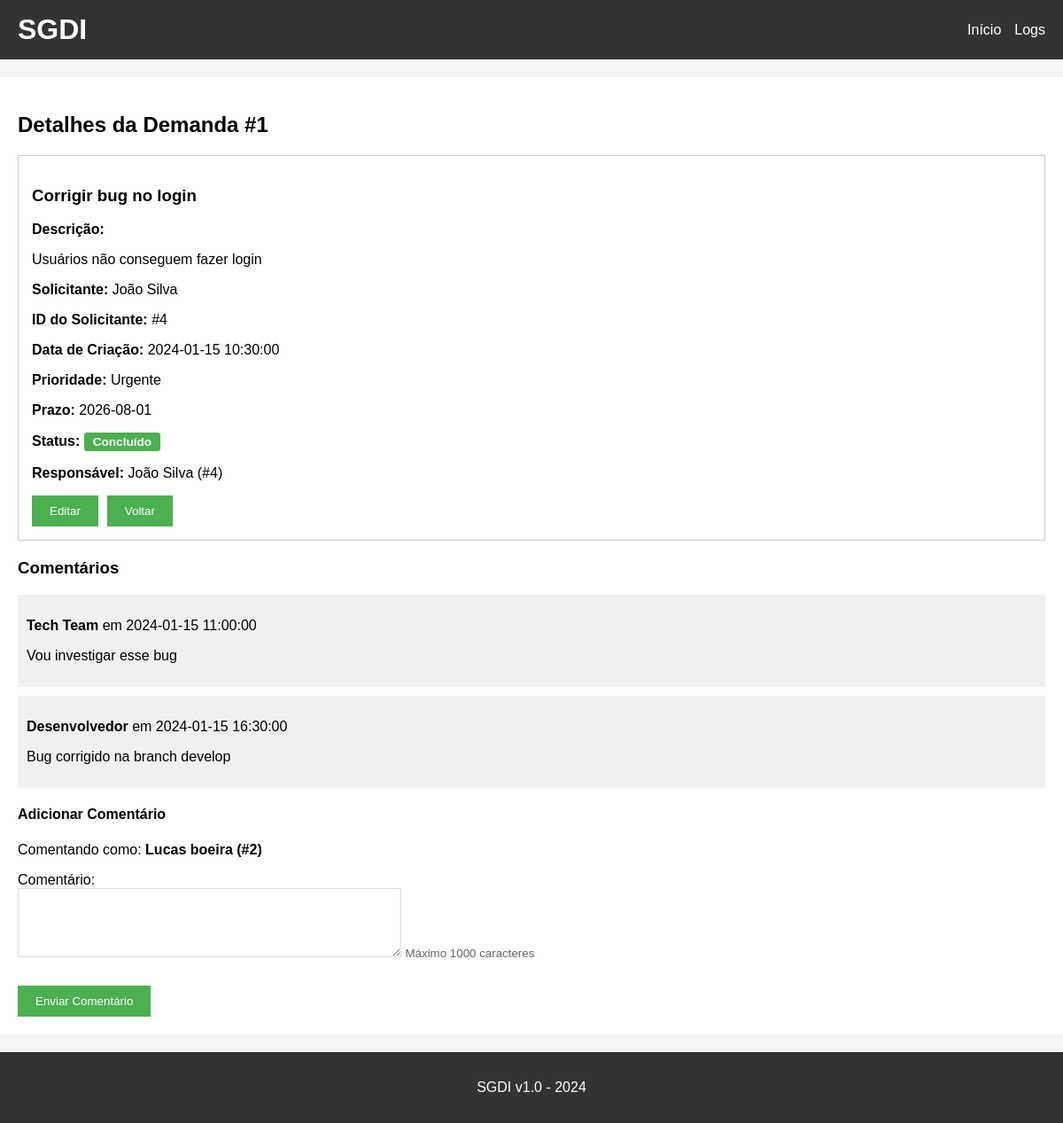
Page /detalhes/1 (signed in) on the committed database.
### tables this page shows
CREATE TABLE demandas (
    id INTEGER PRIMARY KEY AUTOINCREMENT,
    titulo TEXT NOT NULL,
    descricao TEXT,
    solicitante TEXT,
    solicitante_id INTEGER,
    data_criacao TEXT,
    prioridade TEXT,
    prazo TEXT,
    status TEXT NOT NULL DEFAULT 'Aberto',
    responsavel TEXT,
    responsavel_id INTEGER,
    data_conclusao TEXT,
    FOREIGN KEY (solicitante_id) REFERENCES solicitantes (id),
    FOREIGN KEY (responsavel_id) REFERENCES solicitantes (id)
);

CREATE TABLE comentarios (
    id INTEGER PRIMARY KEY AUTOINCREMENT,
    demanda_id INTEGER,
    comentario TEXT,
    autor TEXT,
    data TEXT,
    FOREIGN KEY (demanda_id) REFERENCES demandas (id)
);

### app.py (the view)
@app.route('/detalhes/<int:id>')
def detalhes(id):
    conn = get_db()
    cursor = conn.cursor()
    demanda = cursor.execute(
        "SELECT *, "
        "CASE WHEN status = 'Aberto' AND prazo < date('now') THEN 'Atrasado' ELSE status END AS status_exibido "
        "FROM demandas WHERE id=?", (id,)
    ).fetchone()
    if demanda is None:
        conn.close()
        flash('Demanda não encontrada.')
        return redirect('/')
    comentarios = cursor.execute(
        'SELECT * FROM comentarios WHERE demanda_id=? ORDER BY id', (id,)
    ).fetchall()
    conn.close()
    return render_template('detalhes.html', demanda=demanda, comentarios=comentarios)

### app.py (called while the page is built)
def get_db():
    conn = sqlite3.connect('demandas.db')
    conn.row_factory = sqlite3.Row
    return conn

@app.before_request
def verificar_login():
    if 'email' not in session and request.endpoint not in ['login', 'logout', 'static']:
        return redirect(url_for('login'))

### templates/detalhes.html (shortened to what this page needs)
{% extends "base.html" %}
{% block content %}
<h2>Detalhes da Demanda #{{ demanda[0] }}</h2>
<div class="detail-box">
    <h3>{{ demanda[1] }}</h3>
    <p><strong>Descrição:</strong></p>
    <p>{{ demanda[2] }}</p>
    <p><strong>Solicitante:</strong> {{ demanda[3] }}</p>
    <p><strong>ID do Solicitante:</strong> #{{ demanda[4] }}</p>
    <p><strong>Data de Criação:</strong> {{ demanda[5] }}</p>
    <p><strong>Prioridade:</strong> {{ demanda[6] }}</p>
    <p><strong>Prazo:</strong> {{ demanda[7] }}</p>
    <p>
        <strong>Status:</strong>
        <span class="status-badge
            {%- if demanda['status_exibido'] == 'Aberto' %} status-aberto
            {%- elif demanda['status_exibido'] == 'Atrasado' %} status-atrasado
            {%- elif demanda['status_exibido'] == 'Concluído' %} status-concluido
            {%- elif demanda['status_exibido'] == 'Cancelado' %} status-cancelado
            {%- endif %}">{{ demanda['status_exibido'] }}</span>
    </p>
    <p>
        <strong>Responsável:</strong>
        {% if demanda['responsavel_id'] %}
            {{ demanda['responsavel'] }} (#{{ demanda['responsavel_id'] }})
        {% else %}
            Nenhum responsável definido
        {% endif %}
    </p>
    <div class="acoes-demanda">
        <a href="/editar/{{ demanda[0] }}"><button>Editar</button></a>
        <a href="/"><button>Voltar</button></a>
    </div>
</div>
<h3>Comentários</h3>
{% for comentario in comentarios %}
<div class="comment-box">
    <p><strong>{{ comentario[3] }}</strong> em {{ comentario[4] }}</p>
    <p>{{ comentario[2] }}</p>
</div>
{% endfor %}
<h4>Adicionar Comentário</h4>
<p>Comentando como: <strong>{{ session['usuario'] }} (#{{ session['usuario_id'] }})</strong></p>
<form method="POST" action="/adicionar_comentario/{{ demanda[0] }}">
    <div>
        <label>Comentário:</label><br>
        <textarea name="comentario" rows="4" cols="50" maxlength="1000" required></textarea>
        <small class="text-muted">Máximo 1000 caracteres</small>
    </div>
    <br>
    <button type="submit">Enviar Comentário</button>
</form>
{% endblock %}

### static/style.css (style rules this page uses)
* { box-sizing: border-box; }
body { font-family: Arial, sans-serif; background-color: #f5f5f5; padding: 0; margin: 0; display: flex; flex-direction: column; min-height: 100vh; }
button { background-color: #4CAF50; color: white; padding: 10px 20px; border: none; cursor: pointer; }
form div { margin-bottom: 10px; }
input[type="text"], input[type="email"], input[type="password"], textarea { padding: 8px; border: 1px solid #ddd; max-width: 100%; }
textarea { resize: vertical; }
.text-muted { color: #666; }
.detail-box { border: 1px solid #ccc; padding: 15px; margin-bottom: 20px; }
.comment-box { background: #f0f0f0; padding: 10px; margin: 10px 0; }
.status-badge { display: inline-block; padding: 3px 10px; border-radius: 3px; font-size: 0.85rem; font-weight: bold; color: white; white-space: nowrap; }
.status-concluido { background-color: #4CAF50; }
.acoes-demanda { display: flex; align-items: center; flex-wrap: wrap; gap: 10px; margin-top: 15px; }

### rows in the picture
demandas: id "1", titulo "Corrigir bug no login", descricao "Usuários não conseguem fazer login", solicitante "João Silva", solicitante "4", data_criacao "2024-01-15 10:30:00", prioridade "Urgente", prazo "2026-08-01", status_exibido "Concluído", responsavel "João Silva", responsavel_id "4"
comentarios: autor "Tech Team", data "2024-01-15 11:00:00", comentario "Vou investigar esse bug"
comentarios: autor "Desenvolvedor", data "2024-01-15 16:30:00", comentario "Bug corrigido na branch develop"

### other values in the picture
{{ session['usuario'] }} "Lucas boeira"
{{ session['usuario_id'] }} "2"
